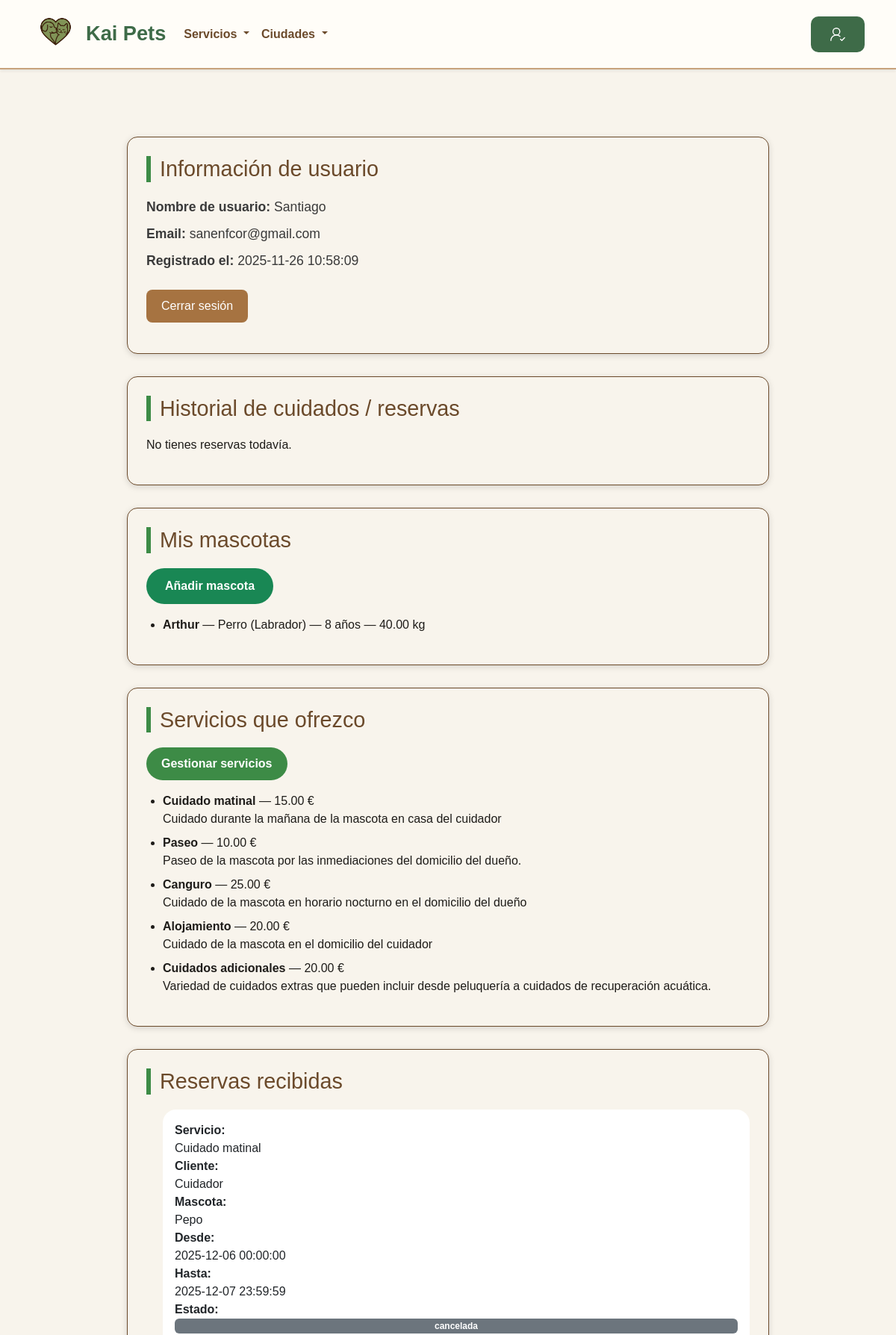
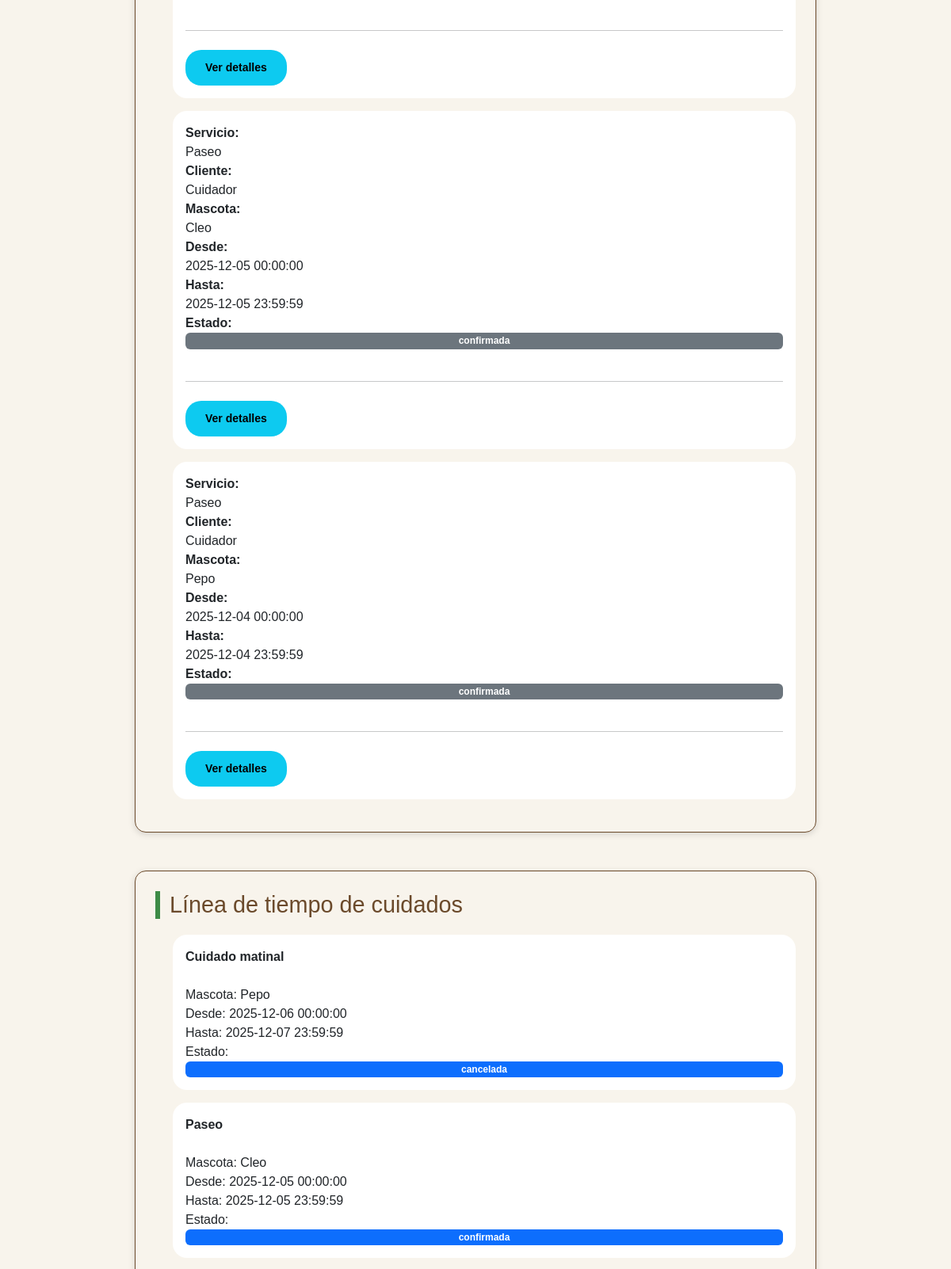
The page /pags/perfil.php (signed in, upper part) on the database its author committed (2 pictures, top to bottom).
### tables this page shows
CREATE TABLE `usuarios` (
  `id` int(11) NOT NULL,
  `nombre` varchar(100) NOT NULL,
  `apellido` varchar(200) NOT NULL,
  `email` varchar(255) NOT NULL,
  `password` varchar(255) NOT NULL,
  `telefono` int(9) NOT NULL,
  `direccion` varchar(255) NOT NULL,
  `registro` timestamp NOT NULL DEFAULT current_timestamp(),
  `terminos` tinyint(1) NOT NULL DEFAULT 0,
  `admin` tinyint(1) NOT NULL DEFAULT 0,
  `cuidador` tinyint(1) NOT NULL DEFAULT 0,
  `ciudad_id` int(11) NOT NULL DEFAULT 1
);

CREATE TABLE `mascotas` (
  `id` int(11) NOT NULL,
  `nombre` varchar(100) NOT NULL,
  `edad` int(3) NOT NULL,
  `peso` decimal(5,2) DEFAULT NULL,
  `usuario_id` int(11) NOT NULL,
  `especie` varchar(255) NOT NULL,
  `raza` varchar(255) NOT NULL,
  `rating` decimal(10,0) NOT NULL DEFAULT 0
);

CREATE TABLE `cuidador_servicio` (
  `id` int(11) NOT NULL,
  `cuidador_id` int(11) NOT NULL,
  `servicio_id` int(11) NOT NULL,
  `precio` decimal(10,2) NOT NULL DEFAULT 0.00
);

CREATE TABLE `servicios` (
  `id_servicio` int(11) NOT NULL,
  `nombre` varchar(255) NOT NULL,
  `descripcion` text DEFAULT NULL,
  `precio` decimal(10,2) NOT NULL
);

CREATE TABLE `reservas` (
  `id_reserva` int(11) NOT NULL,
  `id_usuario` int(11) NOT NULL,
  `id_cuidador` int(11) NOT NULL,
  `id_mascota` int(11) NOT NULL,
  `id_servicio` int(11) NOT NULL,
  `tipo_reserva` enum('dias','horas') NOT NULL,
  `fecha_reserva` datetime NOT NULL,
  `fecha_inicio` datetime NOT NULL,
  `fecha_fin` datetime NOT NULL,
  `horas` int(11) DEFAULT NULL,
  `estado_reserva` enum('pendiente','confirmada','cancelada','realizada') NOT NULL DEFAULT 'pendiente',
  `precio_final` decimal(10,2) DEFAULT NULL,
  `notas` text DEFAULT NULL
);

### pags/perfil.php (the view, shortened to what this page needs)
<?php
require_once __DIR__ . "/../php/conn_db.php";
?>
<!DOCTYPE html>
<html lang="es">
<head>
    <link href="https://cdn.jsdelivr.net/npm/bootstrap@5.3.2/dist/css/bootstrap.min.css" rel="stylesheet">
    <link rel="stylesheet" href="/KaiPets/src/css/style.css">
    <link rel="stylesheet" href="/KaiPets/src/css/perfil.css">
</head>
<body>
    <?php include __DIR__ . '/../componentes/header.php'; ?>
    <main class="main-content">
        <section class="perfil-info">
            <h2 class="Titulo_Usu">Información de usuario</h2>
            <div class="Info_Usu">
                <p><strong>Nombre de usuario:</strong> <?= htmlspecialchars($usuario['nombre']) ?></p>
                <p><strong>Email:</strong> <?= htmlspecialchars($usuario['email']) ?></p>
                <p><strong>Registrado el:</strong>
                    <?php
                    try {
                        $stmt = $conn->prepare("SELECT registro FROM usuarios WHERE id = :id");
                        $stmt->execute([':id' => $usuario['id']]);
                        $data = $stmt->fetch(PDO::FETCH_ASSOC);
                        echo $data ? htmlspecialchars($data['registro']) : "No disponible";
                    } catch (PDOException $e) {
                        echo "<span style='color:red;'>Error: " . htmlspecialchars($e->getMessage()) . "</span>";
                    }
                    ?>
                </p>
            </div>
            <p class="Boton_Sesion">
                <a href="/KaiPets/php/logout.php" style="text-decoration:none;color:black;">
                    Cerrar sesión
                </a>
            </p>
        </section>
        <section class="perfil-historial">
            <h2 class="Titutlo_Pedidos">Historial de cuidados / reservas</h2>
            <?php
            $stmt = $conn->prepare("
                SELECT r.*, s.nombre AS servicio
                FROM reservas r
                JOIN servicios s ON s.id_servicio = r.id_servicio
                WHERE r.id_usuario = :id
                ORDER BY r.fecha_inicio DESC
            ");
            $stmt->execute([':id' => $usuario['id']]);
            $reservas = $stmt->fetchAll(PDO::FETCH_ASSOC);
            if (!$reservas) {
                echo "<p>No tienes reservas todavía.</p>";
            }
            ?>
        </section>
        <section class="perfil-mascotas">
            <h2 class="Titulo_Mascotas">Mis mascotas</h2>
            <a href="/KaiPets/php/mascota_registro.php" class="btn btn-success mb-3" style="border-radius:25px;">
                Añadir mascota
            </a>
            <?php
            try {
                $stmt = $conn->prepare("SELECT * FROM mascotas WHERE usuario_id = :id");
                $stmt->execute([':id' => $usuario['id']]);
                $mascotas = $stmt->fetchAll(PDO::FETCH_ASSOC);
                if ($mascotas) {
                    echo "<ul>";
                    foreach ($mascotas as $m) {
                        echo "<li><strong>{$m['nombre']}</strong> — {$m['especie']} ({$m['raza']}) — {$m['edad']} años — {$m['peso']} kg</li>";
                    }
                    echo "</ul>";
                } else {
                    echo "<p>No tienes mascotas registradas.</p>";
                }
            } catch (PDOException $e) {
                echo "<p style='color:red;'>Error al cargar mascotas: " . htmlspecialchars($e->getMessage()) . "</p>";
            }
            ?>
        </section>
        <?php if ($usuario['cuidador'] == 1): ?>
            <section class="perfil-servicios">
            <h2 class="titulo_servicios">Servicios que ofrezco</h2>
            <a href="/KaiPets/pags/gestionar_servicios.php" class="btn btn-primary mb-3"
            style="border-radius: 25px; padding: 10px 20px; font-weight: 600;">
                Gestionar servicios
            </a>
            <?php
            try {
                $stmt = $conn->prepare("
                    SELECT cs.precio, s.nombre, s.descripcion
                    FROM cuidador_servicio cs
                    JOIN servicios s ON s.id_servicio = cs.servicio_id
                    WHERE cs.cuidador_id = :id
                ");
                $stmt->execute([':id' => $usuario['id']]);
                $servicios = $stmt->fetchAll(PDO::FETCH_ASSOC);
                if ($servicios) {
                    echo "<ul>";
                    foreach ($servicios as $s) {
                        echo "<li>
                            <strong>" . htmlspecialchars($s['nombre']) . "</strong> —
                            " . number_format($s['precio'], 2) . " €
                            <br>
                            " . htmlspecialchars($s['descripcion']) . "
                        </li>";
                    }
                    echo "</ul>";
                } else {
                    echo "<p>No tienes servicios publicados.</p>";
                }
            } catch (PDOException $e) {
                echo "<p style='color:red;'>Error cargando servicios: " . htmlspecialchars($e->getMessage()) . "</p>";
            }
            ?>
        </section>
        <section class="perfil-reservas-cuidador">
            <h2 class="Titulo_Reservas_Cuidador">Reservas recibidas</h2>
            <?php
            try {
                $sql = "
                    SELECT r.*,
                        m.nombre AS mascota_nombre,
                        u.nombre AS cliente_nombre,
                        s.nombre AS servicio_nombre
                    FROM reservas r
                    JOIN usuarios u ON u.id = r.id_usuario
                    LEFT JOIN mascotas m ON m.id = r.id_mascota
                    JOIN servicios s ON s.id_servicio = r.id_servicio
                    WHERE r.id_cuidador = :id
                    ORDER BY r.fecha_inicio DESC
                ";
                $stmt = $conn->prepare($sql);
                $stmt->execute([':id' => $usuario['id']]);
                $reservas_cuidador = $stmt->fetchAll(PDO::FETCH_ASSOC);
                if ($reservas_cuidador) {
                    echo "<ul class='lista-reservas-cuidador'>";
                    foreach ($reservas_cuidador as $r) {
                        $mascota = $r['mascota_nombre'] ?? "Sin asignar";
                        echo "<li class='card mb-3 p-3'>
                                <strong>Servicio:</strong> {$r['servicio_nombre']}<br>
                                <strong>Cliente:</strong> {$r['cliente_nombre']}<br>
                                <strong>Mascota:</strong> {$mascota}<br>
                                <strong>Desde:</strong> {$r['fecha_inicio']}<br>
                                <strong>Hasta:</strong> {$r['fecha_fin']}<br>
                                <strong>Estado:</strong> <span class='badge bg-secondary'>{$r['estado_reserva']}</span><br>
                                <hr>
                                <div class='d-flex gap-2'>
                                    <button class='btn btn-sm btn-info mt-2'
                                            style='border-radius:20px;'
                                            onclick='verDetallesReserva(" . $r['id_reserva'] . ")'>
                                        Ver detalles
                                    </button>";
                        echo "</div>
                            </li>";
                    }
                    echo "</ul>";
                } else {
                    echo "<p>No tienes reservas como cuidador.</p>";
                }
            } catch (PDOException $e) {
                echo "<p style='color:red;'>Error al cargar reservas: " . htmlspecialchars($e->getMessage()) . "</p>";
            }
            ?>
        </section>
        <section class="timeline-cuidador mt-5">
            <h2 class="Titulo_Timeline">Línea de tiempo de cuidados</h2>
            <?php
            $sql = "
                SELECT fecha_inicio, fecha_fin, 'reserva' AS tipo, estado_reserva AS estado,
                    s.nombre AS servicio, m.nombre AS mascota
                FROM reservas r
                JOIN servicios s ON s.id_servicio = r.id_servicio
                LEFT JOIN mascotas m ON m.id = r.id_mascota
                WHERE r.id_cuidador = :id
                UNION ALL
                SELECT fecha_inicio, fecha_fin, 'historial' AS tipo, 'finalizado' AS estado,
                    'Cuidado finalizado' AS servicio, m.nombre AS mascota
                FROM historial_cuidados h
                LEFT JOIN mascotas m ON m.id = h.mascota_id
                WHERE h.cuidador_id = :id
                ORDER BY fecha_inicio DESC
            ";
            $stmt = $conn->prepare($sql);
            $stmt->execute([':id' => $usuario['id']]);
            $timelogs = $stmt->fetchAll(PDO::FETCH_ASSOC);
            if ($timelogs) {
                echo "<ul class='timeline-list'>";
                foreach ($timelogs as $t) {
                    echo "<li class='card p-3 mb-3'>
                        <strong>{$t['servicio']}</strong><br>
                        Mascota: {$t['mascota']}<br>
                        Desde: {$t['fecha_inicio']}<br>
                        Hasta: {$t['fecha_fin']}<br>
                        Estado: <span class='badge bg-primary'>{$t['estado']}</span>
                    </li>";
                }
                echo "</ul>";
            } else {
                echo "<p>No hay eventos aún.</p>";
            }
            ?>
        </section>
        <?php endif; ?>
    </main>
</body>
</html>

### src/css/style.css (style rules this page uses)
:root { --verde-oscuro: #3E6B48; --verde-claro: #7CAF7C; --marron-oscuro: #8B5E3C; --marron-claro: #C7A27C; --crema: #F7F2E8; --blanco: #FFFDF8; --negro: #1e1c19; }
body { background: var(--crema); color: var(--negro); font-family: 'Arial', sans-serif; }
.card { border-radius: 18px; border: none; }

### src/css/perfil.css (style rules this page uses)
:root { --crema: #f8f4ec; --marron: #a67341; --marron-oscuro: #6b4a2b; --verde: #3d8b46; --verde-claro: #52a85a; --gris: #ececec; --texto: #3a3a3a; }
.main-content { max-width: 900px; margin: 40px auto; padding: 20px; }
.btn { padding: 12px 25px; border-radius: 10px; font-weight: bold; cursor: pointer; text-decoration: none; border: none; transition: 0.2s; }
.btn-primary { background: var(--verde); color: white; }
section { background: var(--crema); border: 1px solid var(--marron-oscuro); padding: 25px; border-radius: 14px; box-shadow: 0 2px 8px rgba(0,0,0,0.15); margin: 30px auto; width: 100%; max-width: 900px; }
section h2 { color: var(--marron-oscuro); border-left: 6px solid var(--verde); padding-left: 12px; margin-bottom: 20px; font-size: 1.8rem; }
.Info_Usu p { font-size: 1.1rem; margin-bottom: 10px; color: var(--texto); }
.Boton_Sesion a { display: inline-block; padding: 10px 20px; background: var(--marron); color: white !important; border-radius: 8px; margin-top: 15px; transition: 0.2s; }
section ul, section ol { padding-left: 22px; }
section li { margin-bottom: 8px; line-height: 1.5; }
.Titulo_Mascotas, .titulo_servicios, .Titulo_Cuidados { border-left: 6px solid var(--verde); padding-left: 12px; }

### rows shown on the page
usuarios: registro "2025-11-26 10:58:09"
mascotas: nombre "Arthur", especie "Perro", raza "Labrador", edad "8", peso "40.00"
cuidador_servicio: servicio.nombre "Cuidado matinal", precio "15.00", servicio.descripcion "Cuidado durante la mañana de la mascota en casa del cuidador"
cuidador_servicio: servicio.nombre "Paseo", precio "10.00", servicio.descripcion "Paseo de la mascota por las inmediaciones del domicilio del dueño."
cuidador_servicio: servicio.nombre "Canguro", precio "25.00", servicio.descripcion "Cuidado de la mascota en horario nocturno en el domicilio del dueño"
cuidador_servicio: servicio.nombre "Alojamiento", precio "20.00", servicio.descripcion "Cuidado de la mascota en el domicilio del cuidador"
cuidador_servicio: servicio.nombre "Cuidados adicionales", precio "20.00", servicio.descripcion "Variedad de cuidados extras que pueden incluir desde peluquería a cuidados de recuperación acuática."
reservas: id_servicio.nombre "Cuidado matinal", id_usuario.nombre "Cuidador", id_mascota.nombre "Pepo", fecha_inicio "2025-12-06 00:00:00", fecha_fin "2025-12-07 23:59:59", estado_reserva "cancelada"
reservas: id_servicio.nombre "Paseo", id_usuario.nombre "Cuidador", id_mascota.nombre "Cleo", fecha_inicio "2025-12-05 00:00:00", fecha_fin "2025-12-05 23:59:59", estado_reserva "confirmada"
reservas: id_servicio.nombre "Paseo", id_usuario.nombre "Cuidador", id_mascota.nombre "Pepo", fecha_inicio "2025-12-04 00:00:00", fecha_fin "2025-12-04 23:59:59", estado_reserva "confirmada"

### other values the page prints
$usuario['nombre'] "Santiago"
$usuario['email'] "sanenfcor@gmail.com"
$t['servicio'] "Cuidado matinal"
$t['mascota'] "Pepo"
$t['fecha_inicio'] "2025-12-06 00:00:00"
$t['fecha_fin'] "2025-12-07 23:59:59"
$t['estado'] "cancelada"
$t['servicio'] "Paseo"
$t['mascota'] "Cleo"
$t['fecha_inicio'] "2025-12-05 00:00:00"
$t['fecha_fin'] "2025-12-05 23:59:59"
$t['estado'] "confirmada"
